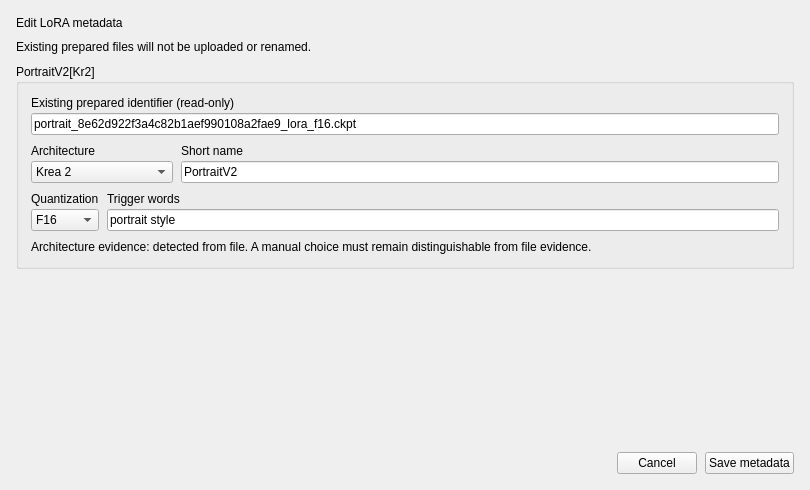
<?xml version="1.0" encoding="utf-8"?>
<ui version="4.0"><class>LoraMetadataEditorDesign</class><widget class="QWidget" name="LoraMetadataEditorDesign"><property name="geometry"><rect><x>0</x><y>0</y><width>810</width><height>490</height></rect></property><property name="windowTitle"><string>DTFlow | LoRAMetadataEditorDesign (design only)</string></property><layout class="QVBoxLayout" name="metadataEditorLayout"><property name="leftMargin"><number>16</number></property><property name="topMargin"><number>16</number></property><property name="rightMargin"><number>16</number></property><property name="bottomMargin"><number>16</number></property><property name="spacing"><number>10</number></property><item><widget class="QLabel" name="metadataTitle"><property name="text"><string>Edit LoRA metadata</string></property><property name="role" stdset="0"><string>pageTitle</string></property></widget></item><item><widget class="QLabel" name="metadataInstruction"><property name="text"><string>Existing prepared files will not be uploaded or renamed.</string></property><property name="wordWrap"><bool>true</bool></property><property name="role" stdset="0"><string>secondary</string></property></widget></item><item><widget class="QGroupBox" name="metadataRecordCard"><property name="title"><string>PortraitV2[Kr2]</string></property><property name="role" stdset="0"><string>sectionCard</string></property><layout class="QVBoxLayout" name="metadataRecordLayout"><property name="leftMargin"><number>12</number></property><property name="topMargin"><number>12</number></property><property name="rightMargin"><number>12</number></property><property name="bottomMargin"><number>12</number></property><property name="spacing"><number>9</number></property><item><widget class="QWidget" name="existingIdentifier"><layout class="QVBoxLayout" name="existingIdentifierLayout"><property name="leftMargin"><number>0</number></property><property name="topMargin"><number>0</number></property><property name="rightMargin"><number>0</number></property><property name="bottomMargin"><number>0</number></property><property name="spacing"><number>3</number></property><item><widget class="QLabel" name="existingIdentifierLabel"><property name="text"><string>Existing prepared identifier (read-only)</string></property><property name="role" stdset="0"><string>secondary</string></property></widget></item><item><widget class="QLineEdit" name="preparedIdentifier"><property name="text"><string>portrait_8e62d922f3a4c82b1aef990108a2fae9_lora_f16.ckpt</string></property><property name="readOnly"><bool>true</bool></property></widget></item></layout></widget></item><item><widget class="QWidget" name="metadataFields"><layout class="QHBoxLayout" name="metadataFieldsLayout"><property name="leftMargin"><number>0</number></property><property name="topMargin"><number>0</number></property><property name="rightMargin"><number>0</number></property><property name="bottomMargin"><number>0</number></property><property name="spacing"><number>8</number></property><item><widget class="QWidget" name="metadataArchitecture"><layout class="QVBoxLayout" name="metadataArchitectureLayout"><property name="leftMargin"><number>0</number></property><property name="topMargin"><number>0</number></property><property name="rightMargin"><number>0</number></property><property name="bottomMargin"><number>0</number></property><property name="spacing"><number>3</number></property><item><widget class="QLabel" name="metadataArchitectureLabel"><property name="text"><string>Architecture</string></property><property name="role" stdset="0"><string>secondary</string></property></widget></item><item><widget class="QComboBox" name="metadataArchitectureCombo"><property name="currentIndex"><number>1</number></property><item><property name="text"><string>Select architecture…</string></property></item><item><property name="text"><string>Krea 2</string></property></item><item><property name="text"><string>Z-Image Turbo</string></property></item><item><property name="text"><string>FLUX.1</string></property></item></widget></item></layout></widget></item><item><widget class="QWidget" name="metadataShortName"><layout class="QVBoxLayout" name="metadataShortNameLayout"><property name="leftMargin"><number>0</number></property><property name="topMargin"><number>0</number></property><property name="rightMargin"><number>0</number></property><property name="bottomMargin"><number>0</number></property><property name="spacing"><number>3</number></property><item><widget class="QLabel" name="metadataShortNameLabel"><property name="text"><string>Short name</string></property><property name="role" stdset="0"><string>secondary</string></property></widget></item><item><widget class="QLineEdit" name="metadataShortNameEdit"><property name="text"><string>PortraitV2</string></property><property name="maxLength"><number>20</number></property></widget></item></layout></widget></item></layout></widget></item><item><widget class="QWidget" name="metadataMoreFields"><layout class="QHBoxLayout" name="metadataMoreFieldsLayout"><property name="leftMargin"><number>0</number></property><property name="topMargin"><number>0</number></property><property name="rightMargin"><number>0</number></property><property name="bottomMargin"><number>0</number></property><property name="spacing"><number>8</number></property><item><widget class="QWidget" name="metadataFormat"><layout class="QVBoxLayout" name="metadataFormatLayout"><property name="leftMargin"><number>0</number></property><property name="topMargin"><number>0</number></property><property name="rightMargin"><number>0</number></property><property name="bottomMargin"><number>0</number></property><property name="spacing"><number>3</number></property><item><widget class="QLabel" name="metadataFormatLabel"><property name="text"><string>Quantization</string></property><property name="role" stdset="0"><string>secondary</string></property></widget></item><item><widget class="QComboBox" name="metadataFormatCombo"><property name="currentIndex"><number>0</number></property><item><property name="text"><string>F16</string></property></item><item><property name="text"><string>Q8P</string></property></item></widget></item></layout></widget></item><item><widget class="QWidget" name="metadataTrigger"><layout class="QVBoxLayout" name="metadataTriggerLayout"><property name="leftMargin"><number>0</number></property><property name="topMargin"><number>0</number></property><property name="rightMargin"><number>0</number></property><property name="bottomMargin"><number>0</number></property><property name="spacing"><number>3</number></property><item><widget class="QLabel" name="metadataTriggerLabel"><property name="text"><string>Trigger words</string></property><property name="role" stdset="0"><string>secondary</string></property></widget></item><item><widget class="QLineEdit" name="metadataTriggerEdit"><property name="text"><string>portrait style</string></property></widget></item></layout></widget></item></layout></widget></item><item><widget class="QLabel" name="metadataProvenance"><property name="text"><string>Architecture evidence: detected from file. A manual choice must remain distinguishable from file evidence.</string></property><property name="wordWrap"><bool>true</bool></property><property name="role" stdset="0"><string>secondary</string></property></widget></item></layout></widget></item><item><spacer name="metadataSpacer"><property name="orientation"><enum>Qt::Vertical</enum></property><property name="sizeHint" stdset="0"><size><width>12</width><height>12</height></size></property></spacer></item><item><widget class="QWidget" name="metadataActions"><layout class="QHBoxLayout" name="metadataActionsLayout"><property name="leftMargin"><number>0</number></property><property name="topMargin"><number>0</number></property><property name="rightMargin"><number>0</number></property><property name="bottomMargin"><number>0</number></property><property name="spacing"><number>8</number></property><item><spacer name="metadataActionSpacer"><property name="orientation"><enum>Qt::Horizontal</enum></property><property name="sizeHint" stdset="0"><size><width>12</width><height>12</height></size></property></spacer></item><item><widget class="QPushButton" name="metadataCancelButton"><property name="text"><string>Cancel</string></property></widget></item><item><widget class="QPushButton" name="metadataSaveButton"><property name="text"><string>Save metadata</string></property><property name="role" stdset="0"><string>primary</string></property></widget></item></layout></widget></item></layout></widget><resources/><connections/></ui>
